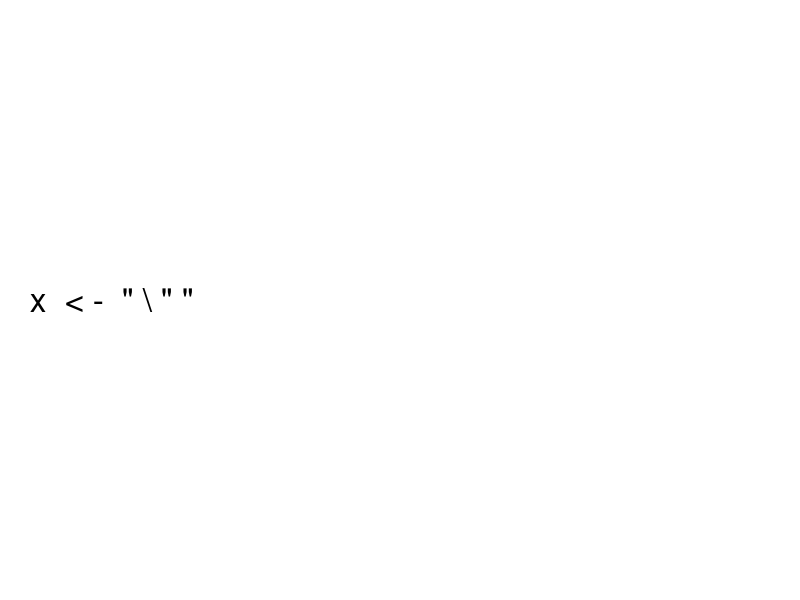
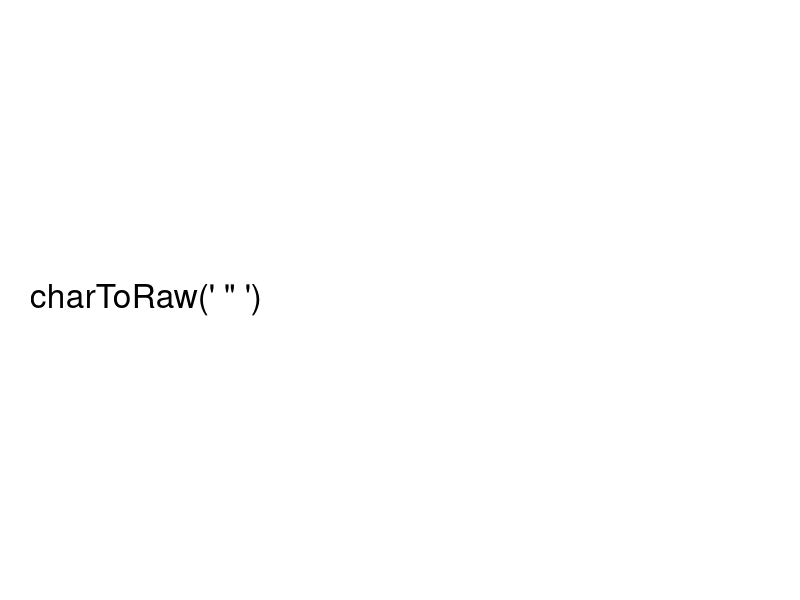
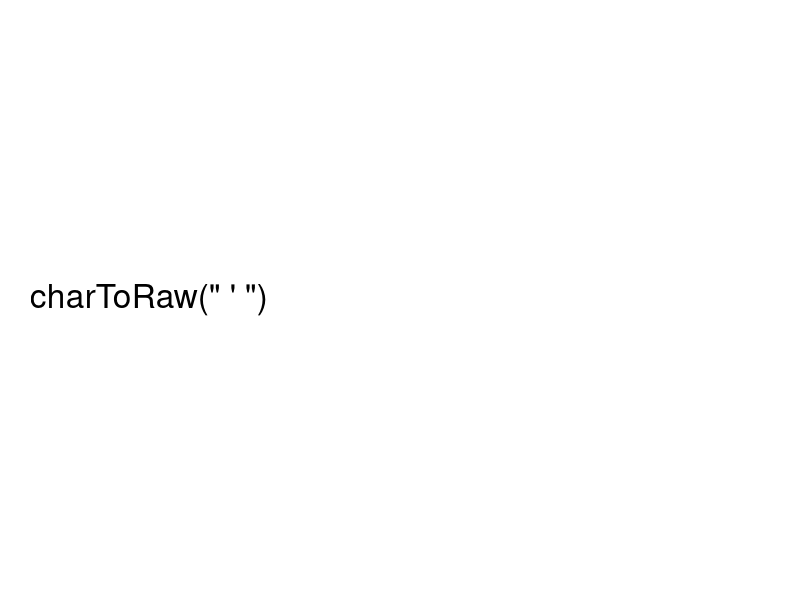
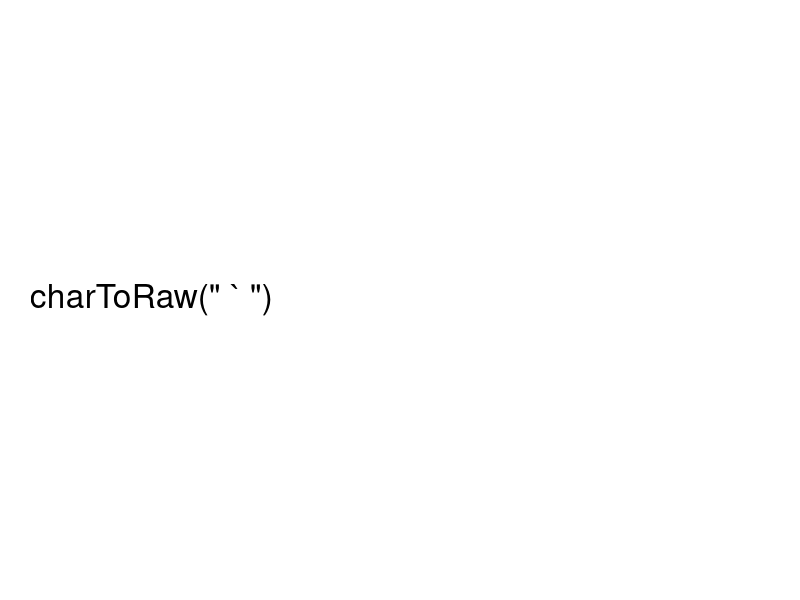
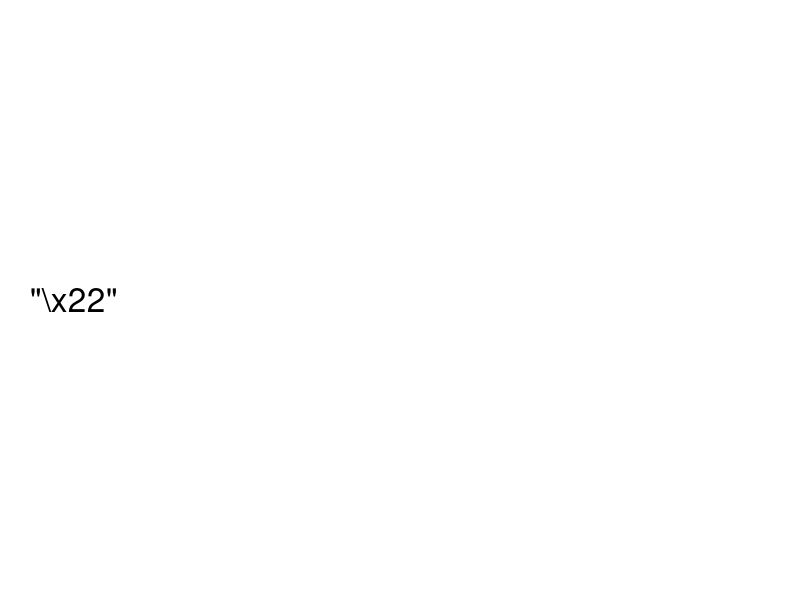

These figures' R source, in order:
## ---- chunk 1
knitr::opts_chunk$set(echo = FALSE, fig.width=4.5, fig.height=0.5)
suppressMessages(suppressWarnings(library(stringr)))
cplot <- function(x) {
  par(mar=rep(0,4))
  plot(-1:1, -1:1, type="n", axes=FALSE)
  text(-1, 0, x, cex=2, adj=0)
}
## ---- chunk 2
cplot('"')
## ---- chunk 3
cplot("'")
## ---- chunk 4
cplot("`")
## ---- chunk 5
cplot("x  < -  ' \" '")
## ---- chunk 6
cplot('x  < -  \" \\ "\ "')
## ---- chunk 7
cplot("charToRaw(' \" ')")
## ---- chunk 8
cplot(charToRaw('"'))
## ---- chunk 9
cplot("charToRaw(\" ' \")")
## ---- chunk 10
cplot(charToRaw("'"))
## ---- chunk 11
cplot("charToRaw(\" ` \")")
## ---- chunk 12
cplot(charToRaw("`"))
## ---- chunk 13
cplot('"\\x22"')
## ---- chunk 14
cplot("\x22")
## ---- chunk 15
cplot("\U201C")
## ---- chunk 16
cplot("\U201D")
## ---- chunk 17
cplot("\U2018")
## ---- chunk 18
cplot("\U2019")
## ---- chunk 19
cplot('charToRaw( \" \U201C \" )')
## ---- chunk 20
x <- str_c(as.character(charToRaw("\U201C")), collapse=" ")
cplot(x)
## ---- chunk 21
cplot("\U00E9")
## ---- chunk 22
cplot("\U00C7")
## ---- chunk 23
cplot("\U00F1")
## ---- chunk 24
cplot("\U00DF")
## ---- chunk 25
cplot("\U00FE")
## ---- chunk 26
cplot("\U03B1 \U03B2 \U03B3")
## ---- chunk 27
cplot("\U062A\U0633\U062C\U0651\U0644")
## ---- chunk 28
cplot("\U4E2D\U6587")
## ---- chunk 29
cplot("\U1F642\U1F622")
## ---- chunk 30
cplot("\"\\U201C\"")
## ---- chunk 31
cplot("\U201C")
